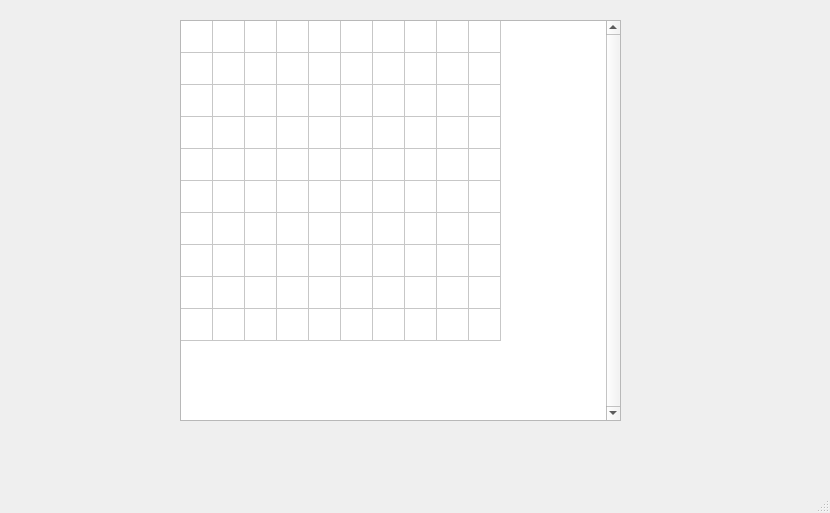
<?xml version="1.0" encoding="UTF-8"?>
<ui version="4.0">
 <class>mainwindow</class>
 <widget class="QMainWindow" name="mainwindow">
  <property name="enabled">
   <bool>true</bool>
  </property>
  <property name="geometry">
   <rect>
    <x>0</x>
    <y>0</y>
    <width>830</width>
    <height>513</height>
   </rect>
  </property>
  <property name="windowTitle">
   <string>mainwindow</string>
  </property>
  <widget class="QWidget" name="centralwidget">
   <widget class="QTableWidget" name="tableWidget">
    <property name="geometry">
     <rect>
      <x>180</x>
      <y>20</y>
      <width>441</width>
      <height>401</height>
     </rect>
    </property>
    <property name="baseSize">
     <size>
      <width>16</width>
      <height>16</height>
     </size>
    </property>
    <property name="verticalScrollBarPolicy">
     <enum>Qt::ScrollBarAlwaysOn</enum>
    </property>
    <property name="horizontalScrollBarPolicy">
     <enum>Qt::ScrollBarAlwaysOff</enum>
    </property>
    <property name="autoScroll">
     <bool>true</bool>
    </property>
    <property name="autoScrollMargin">
     <number>0</number>
    </property>
    <property name="showDropIndicator" stdset="0">
     <bool>true</bool>
    </property>
    <property name="iconSize">
     <size>
      <width>16</width>
      <height>16</height>
     </size>
    </property>
    <property name="showGrid">
     <bool>true</bool>
    </property>
    <property name="wordWrap">
     <bool>true</bool>
    </property>
    <property name="cornerButtonEnabled">
     <bool>false</bool>
    </property>
    <property name="rowCount">
     <number>10</number>
    </property>
    <property name="columnCount">
     <number>10</number>
    </property>
    <attribute name="horizontalHeaderVisible">
     <bool>false</bool>
    </attribute>
    <attribute name="horizontalHeaderDefaultSectionSize">
     <number>32</number>
    </attribute>
    <attribute name="horizontalHeaderHighlightSections">
     <bool>false</bool>
    </attribute>
    <attribute name="verticalHeaderVisible">
     <bool>false</bool>
    </attribute>
    <attribute name="verticalHeaderDefaultSectionSize">
     <number>32</number>
    </attribute>
    <attribute name="verticalHeaderHighlightSections">
     <bool>false</bool>
    </attribute>
    <row/>
    <row/>
    <row/>
    <row/>
    <row/>
    <row/>
    <row/>
    <row/>
    <row/>
    <row/>
    <column/>
    <column/>
    <column/>
    <column/>
    <column/>
    <column/>
    <column/>
    <column/>
    <column/>
    <column/>
   </widget>
  </widget>
  <widget class="QMenuBar" name="menubar">
   <property name="geometry">
    <rect>
     <x>0</x>
     <y>0</y>
     <width>830</width>
     <height>22</height>
    </rect>
   </property>
  </widget>
  <widget class="QStatusBar" name="statusbar"/>
 </widget>
 <resources/>
 <connections/>
</ui>
